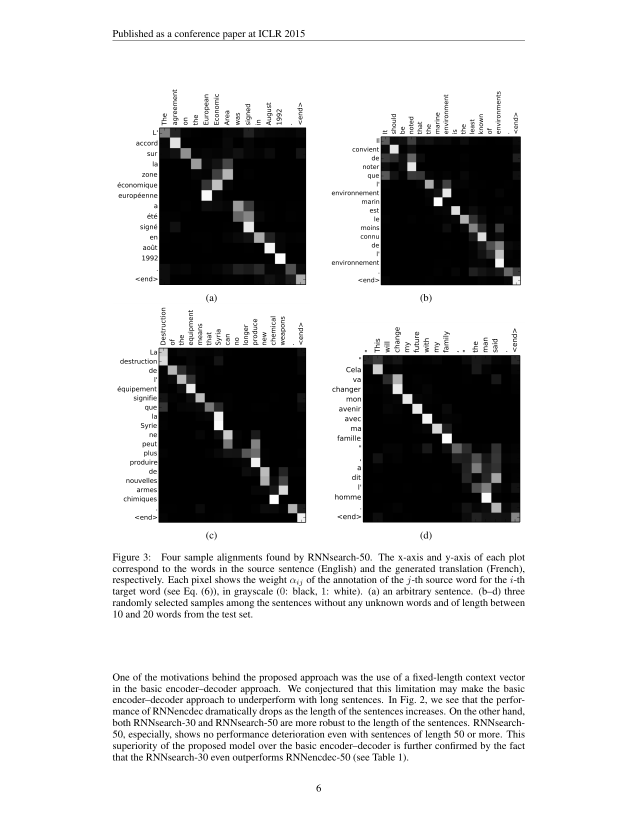
#> input picture posts_ch/nlp/figures/chapter-6/rendered_pages/page_06.png, 1275 x 1650 px (shown at 1/2 size)
$ python crop_figures_v2.py
#> lines starting #> are read from the running program, lines starting #| are printed output that depends on the picture
"""
裁剪 Bahdanau 论文的图片 - 修正版
"""

from PIL import Image
from pathlib import Path

def crop_and_save(input_path, output_path, crop_box, add_padding=True, padding=25):
    """裁剪图片并保存"""
#> called with crop_box = (100, 55, 1180, 780), add_padding = True, padding = 25
    img = Image.open(input_path)
#> img is the input picture: PIL image 1275x1650 RGB; min 0, max 255, mean 205.4
    cropped = img.crop(crop_box)
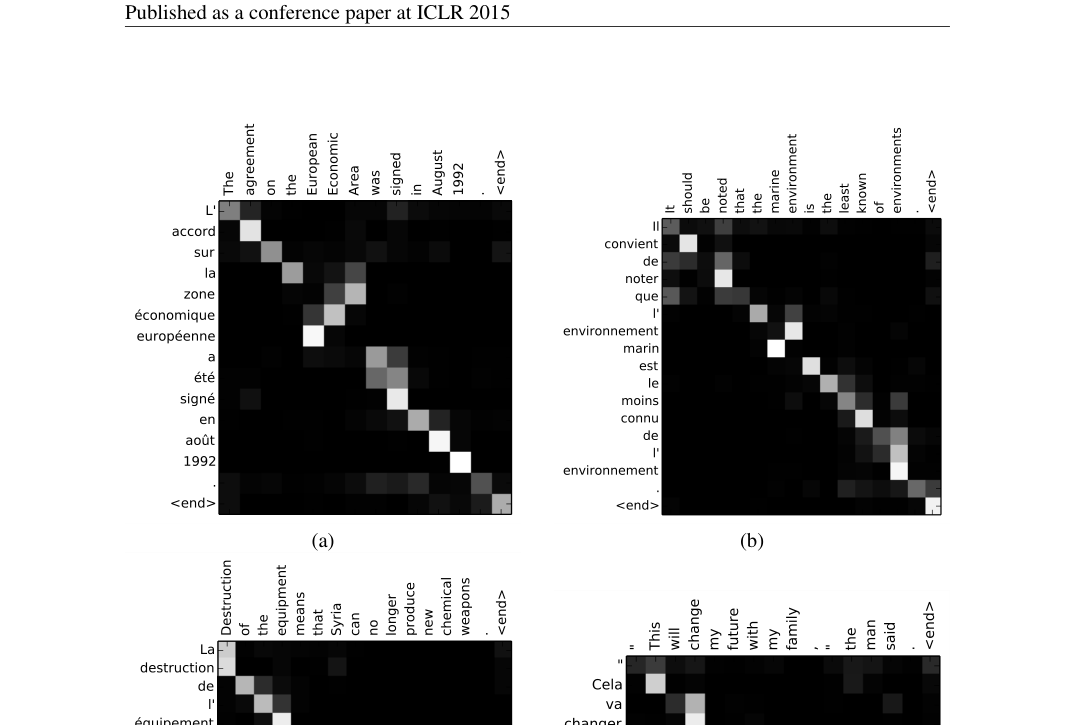
#> cropped: PIL image 1080x725 RGB; min 0, max 255, mean 183.5

    if add_padding:
        new_width = cropped.width + 2 * padding
#> new_width = 1130
        new_height = cropped.height + 2 * padding
#> new_height = 775
        new_img = Image.new('RGB', (new_width, new_height), (255, 255, 255))
#> new_img: PIL image 1130x775 RGB; every value is 255
        new_img.paste(cropped, (padding, padding))
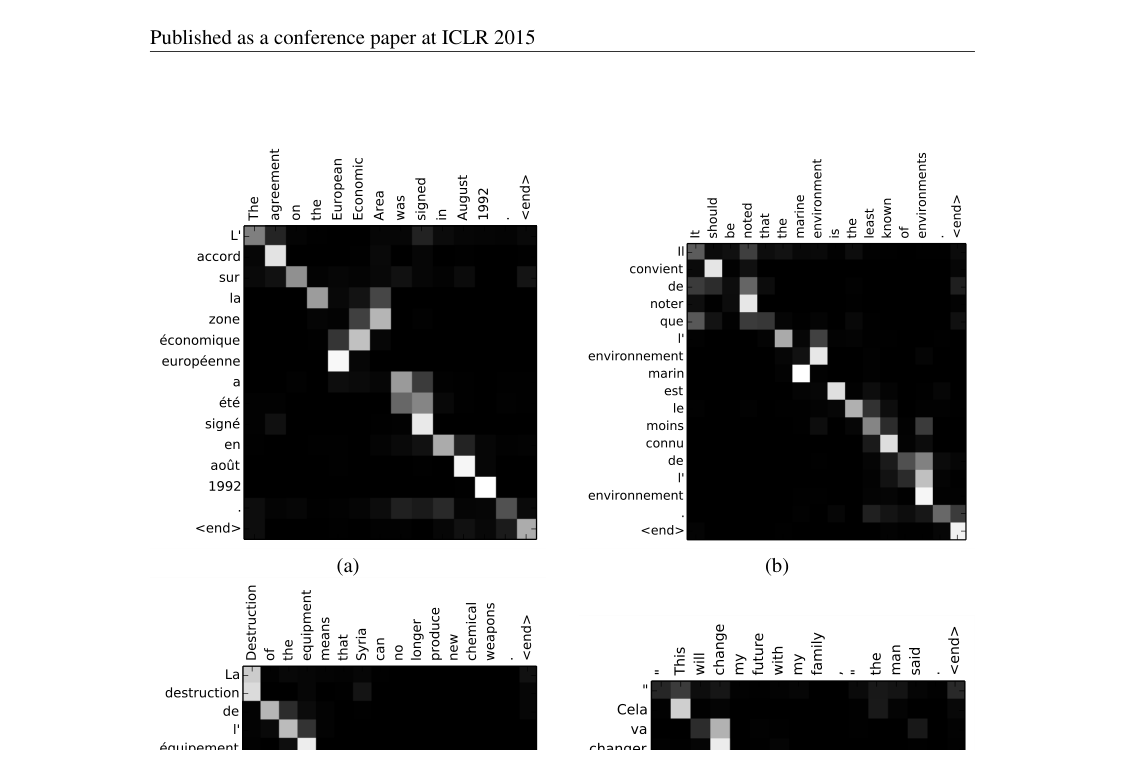
#> new_img: PIL image 1130x775 RGB; min 0, max 255, mean 191.1
        cropped = new_img

    cropped.save(output_path, 'PNG')
    print(f"[OK] Cropped: {output_path}")
    print(f"     Size: {cropped.width} x {cropped.height}")
#|      Size: 1130 x 775

if __name__ == "__main__":
    script_dir = Path(__file__).parent
    rendered_dir = script_dir / "rendered_pages"
    output_dir = script_dir / "original"
    output_dir.mkdir(parents=True, exist_ok=True)

    # Figure 3 - 对齐可视化 (page 6, 四个热力图)
    # 需要包含完整的四个子图和标题
    crop_and_save(
        rendered_dir / "page_06.png",
        output_dir / "fig3-alignment-visualization.png",
        crop_box=(100, 55, 1180, 780),  # 调整以包含完整的四个图
        add_padding=True
    )

    # Figure 2 - BLEU vs 句子长度 (page 5, 右上角)
    crop_and_save(
        rendered_dir / "page_05.png",
        output_dir / "fig2-bleu-vs-length.png",
        crop_box=(700, 55, 1230, 400),
        add_padding=True
    )
#> call 2 of crop_and_save, with crop_box = (700, 55, 1230, 400), add_padding = True, padding = 25
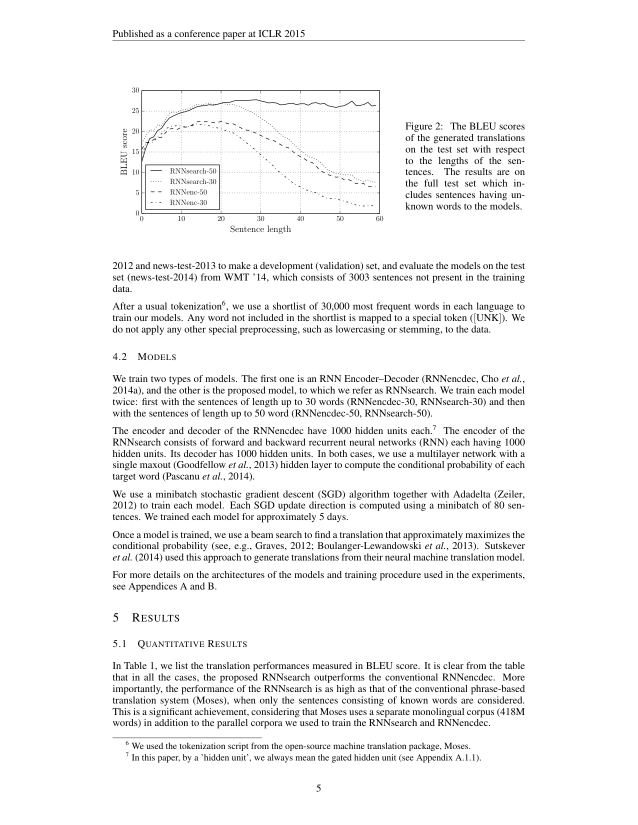
#> input picture posts_ch/nlp/figures/chapter-6/rendered_pages/page_05.png, 1275 x 1650 px (shown at 1/2 size)
#> in crop_and_save, img is the input picture: PIL image 1275x1650 RGB; min 0, max 255, mean 244.2
#> in crop_and_save (call 2), `cropped = img.crop(crop_box)`:
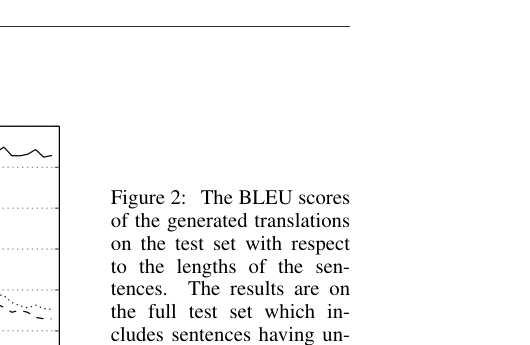
#> cropped: PIL image 530x345 RGB; min 0, max 255, mean 246.9
#> in crop_and_save (call 2), `new_img = Image.new('RGB', (new_width, new_height), (255, 255, 255))`: new_img: PIL image 580x395 RGB; every value is 255
#> in crop_and_save (call 2), `new_img.paste(cropped, (padding, padding))`:
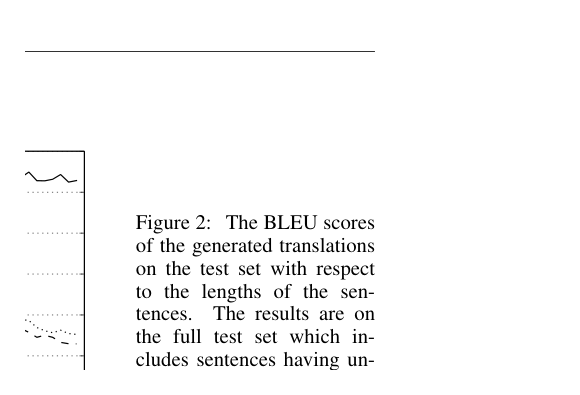
#> new_img: PIL image 580x395 RGB; min 0, max 255, mean 248.5
#|      Size: 580 x 395

    print("\nDone!")
